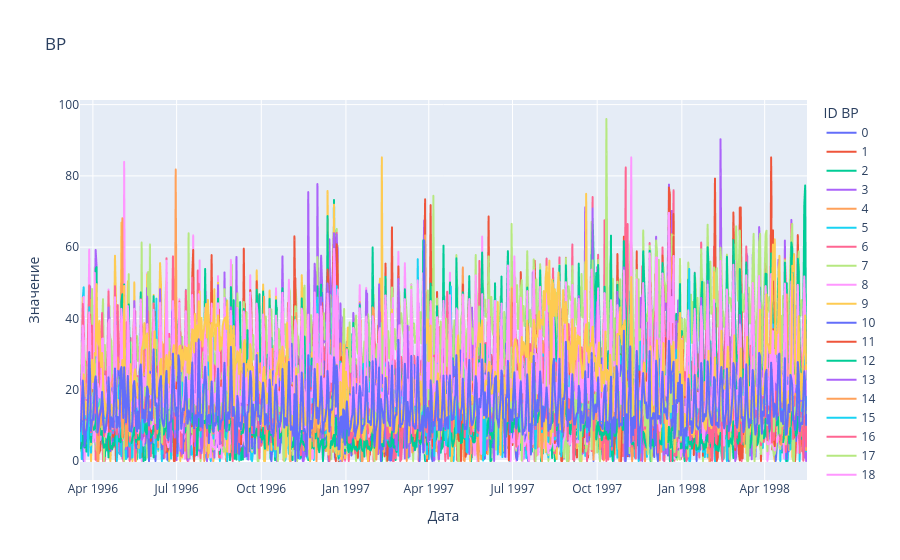

Here is the notebook cell this chart was saved with:
### Markdown cell above
#### Задание 1.4: Визуальный анализ временных рядов (0.4 балла)

Постройте линейные графики временных рядов. По оси X отложите время, по оси Y — значения временного ряда.

Используйте Plotly, чтобы можно было отложить сразу все временные ряды на одном графике.

### Code cell
# --- Your code here ---
import plotly.express as px

fig = px.line(
    df,
    x="date",
    y="value",
    color="id",
    title="ВР",
    labels={
        "date": "Дата",
        "value": "Значение",
        "id": "ID ВР"
    }
)

fig.show()
